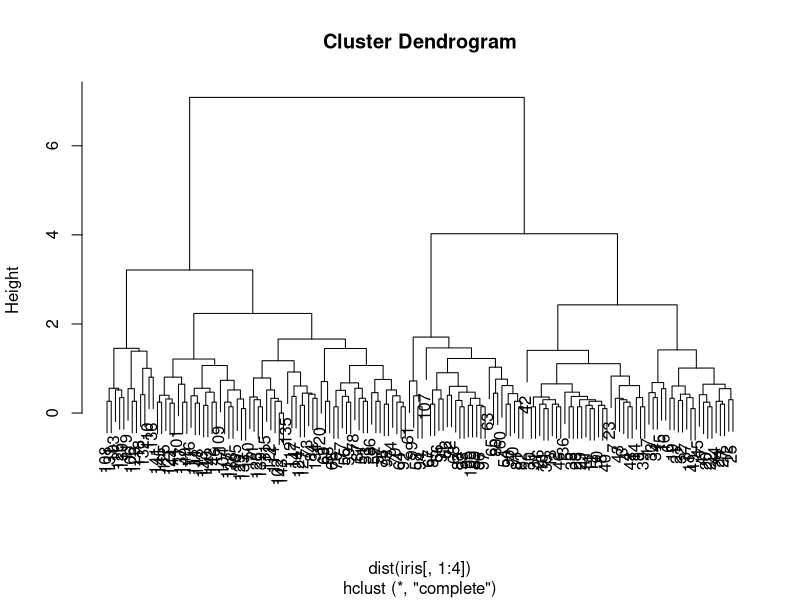
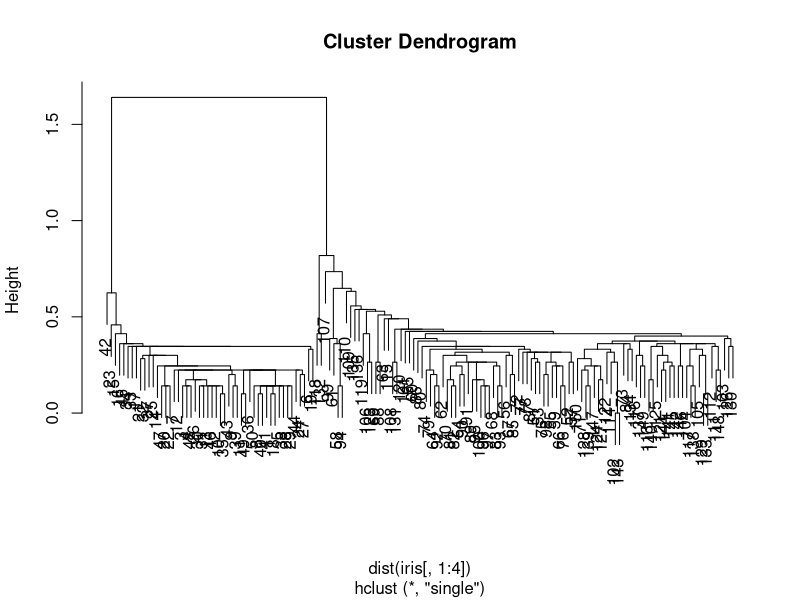
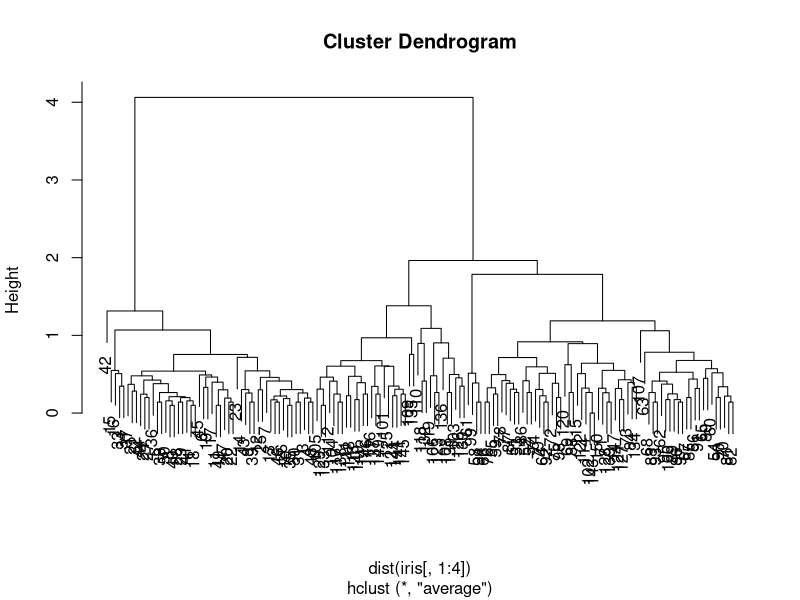

Recreate these plots in R, in order.
## ---- chunk 1
#input: X: an nxp matrix, k: the desired number of clusters
# output: list(cluster_sizes: length k vector of cluster sizes, cluster means: kxp matrix with centroids as rows, clustering_vector: vector length n containing cluster assignment, wss_cluster: vector length k containing wss of clusters, bss_over_tss: bss/tss )


my_kmeans <- function(X, k){
  
  # 1. select k random rows from the data and make them initial centroids
  
  select <- sample.int(dim(X)[1], size = k, replace = FALSE)
  
  # matrix of initial centroids
  
  old_centroid <- matrix(0, ncol = dim(X)[2], nrow = k)
  
  new_centroid <- X[select,]
  
  while(all(old_centroid != new_centroid)){
  
  # 2. calculate the distances between observations and centroids
  
  # vectors of calculated distances stored in a list
  dist_vectors <- list()
  
  for (i in 1:k){
    
    # distances for each observation to centroid stored in vector
    dist_store <- c(rep(0,dim(X)[1]))
    
    for (j in 1:dim(X)[1]){
      
      dist_store[j] <- sqrt(sum((X[j,] - new_centroid[i,])^2))
      
    }
    
    dist_vectors[[i]] <- dist_store
  
  }
  # now we can create an nxk matrix that has all the distances for each point in the rows with respect to each cluster which is column k.
  
  dist_matrix <- do.call(cbind, dist_vectors)
  
  # create a list storing vectors of indices assigned to each cluster
  assign_vect <- c(rep(0,dim(dist_matrix)[1]))
  
  for (i in 1:dim(dist_matrix)[1]){
    
    # vector of assigned cluster for each observation
    assign_vect[i] <- which.min(dist_matrix[i,])
    
    
  }
  
  # assign the old centroid to new and create new centroid from clusters
  
  old_centroid <- new_centroid
  
  cluster_sizes <- c(rep(0,k))
  
  for (i in 1:k){
    
     cluster <- X[which(assign_vect == i),]
     
     new_centroid[i,] <- colMeans(cluster)
     
     cluster_sizes[i] <- dim(cluster)[1]
     
  }
  
  }
  
  cluster_means <- new_centroid
  
  clustering_vector <- assign_vect
  
  # calculate the wss
  
  wss <- c(rep(0, k))
  
  for (i in 1:k){
    
    wss[i] <-sum((t(t(X[which(assign_vect == i),]) - cluster_means[i,]))^2)
    
  }
  
  tss <- sum((t(t(X) - colMeans(X)))^2)
  
  bss_over_tss <- (tss - sum(wss))/tss
  
return(list(cluster_sizes = cluster_sizes,cluster_means = cluster_means,clustering_vector = clustering_vector,wss_cluster = wss, bss_over_tss = bss_over_tss))
  
}


## ---- chunk 2
# my kmeans function
set.seed(90)
my_kmeans(iris[,1:4], 3)
## ---- chunk 3
# R's kmean function
set.seed(1)
kmeans(iris[,1:4], 3)
## ---- chunk 4
# complete
hc.complete <- hclust(dist(iris[,1:4]), method = "complete")

# single 
hc.single <- hclust(dist(iris[,1:4]), method = "single")

# average
hc.average <- hclust(dist(iris[,1:4]), method = "average")

plot(hc.complete)

plot(hc.single)

plot(hc.average)

# use cutree with k = 3
cut_complete <- cutree(hc.complete, k = 3)

cut_single <- cutree(hc.single, k = 3)

cut_average <- cutree(hc.average, k = 3)

cut_complete

cut_single

cut_average

